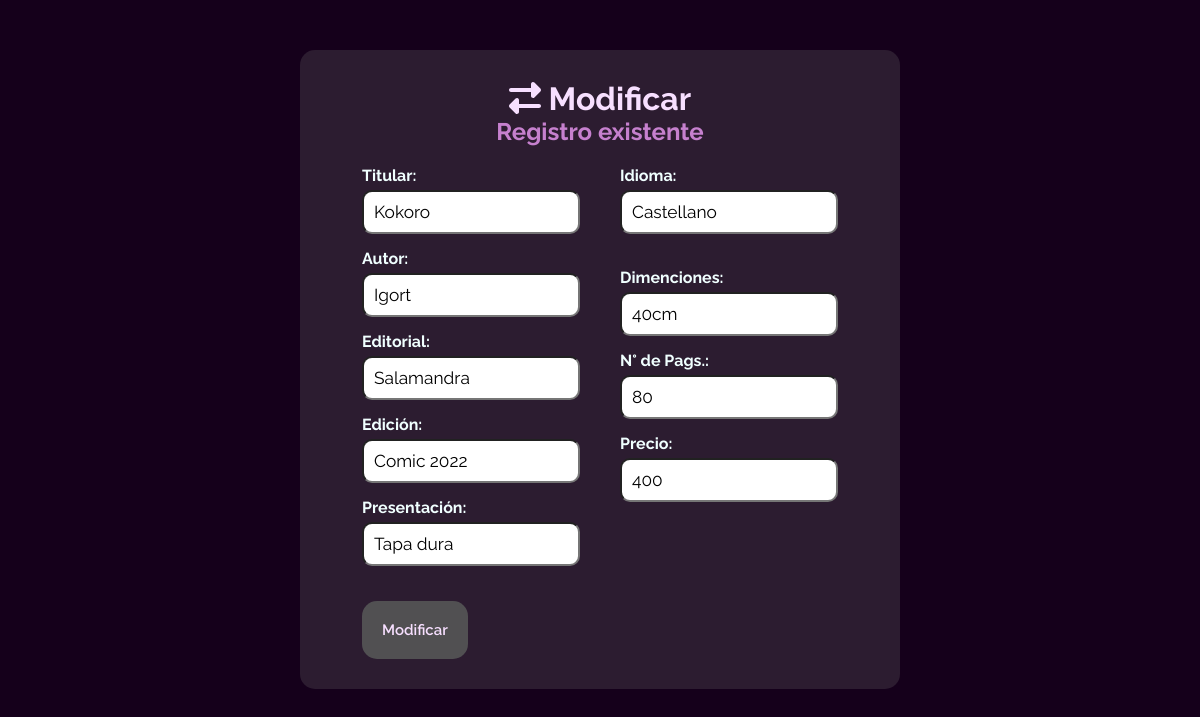
Page /index.php?c=books&a=modificar&id=5 on the committed database.
### tables this page shows
CREATE TABLE `books` (
  `id` int(11) NOT NULL,
  `titular` varchar(100) NOT NULL,
  `autor` varchar(100) NOT NULL,
  `publisher` text NOT NULL,
  `edicion` varchar(45) NOT NULL,
  `tipo_present` varchar(45) NOT NULL,
  `idioma` tinytext NOT NULL,
  `dimensiones` varchar(45) NOT NULL,
  `cant_pags` varchar(45) NOT NULL,
  `precio` decimal(10,0) NOT NULL
);

### Controllers/books.php (called while the page is built, shortened)
<?php
    class Bookscontroller{
        public function __construct(){
            require_once "Models/booksmodel.php";
        }
        public function modificar($id){
            $objBooks = new Books_model();
            $data ["id"]=$id;
            $data ["books"]= $objBooks->get_unicaFila($id);
            require_once "Views/books/books_modificar.php";
        }
    }
?>

### config/database_books.php (called while the page is built)
<?php
    class Connect {
       public static function connection() {
        $connection = new mysqli(
            "localhost",
            "root",
            "",
            "bookstore_project2"
        );
        return $connection;
       }
    }
?>

### Models/booksmodel.php (called while the page is built, shortened)
<?php
    class Books_Model{
        private $db;
        public function __construct(){
            $this->db = Connect::connection();
        }
        public function get_unicaFila($id){
            $query = "SELECT * FROM books WHERE id='$id' LIMIT 1";
            $resultado = $this->db->query($query);
            $row = $resultado->fetch_assoc();
            return $row;
        }
    }
?>

### Views/books/books_modificar.php (the view, shortened to what this page needs)
<!DOCTYPE html>
<html lang="en">
<head>
    <link rel="stylesheet" href="./Views/src/sass/main.css">
</head>
<body class="cuerpo">
<div class="content-form">
    <h1> <i class="fas fa-exchange-alt"> </i> Modificar</h1>
    <h2>Registro existente</h2>
        <form id="nuevo" name="nuevo" method="POST" action="index.php?c=books&a=actualizar" autocomplete="off">
            <div class="content2">
            <div class="izq">
            <h4> Titular:</h4>
            <input type="text" id="titular" name="titular" value="<?php echo $data["books"]["titular"] ?>">
            <h4> Autor:</h4>
            <input type="text" id="autor" name="autor" value="<?php echo $data["books"]["autor"] ?>">
            <h4> Editorial:</h4>
            <input type="text" id="publisher" name="publisher" value="<?php echo $data["books"]["publisher"] ?>">
            <h4> Edición:</h4>
            <input type="text" id="edicion" name="edicion" value="<?php echo $data["books"]["edicion"] ?>">
            <h4> Presentación:</h4>
            <input type="text" id="tipo_present" name="tipo_present" value="<?php echo $data["books"]["tipo_present"] ?>">
            </div>
            <div class="der">
            <h4> Idioma:</h4>
            <input type="text" id="idioma" name="idioma" value="<?php echo $data["books"]["idioma"] ?>"> <br><br>
            <h4> Dimenciones:</h4>
            <input type="text" id="dimensiones" name="dimensiones" value="<?php echo $data["books"]["dimensiones"] ?>">
            <h4> N° de Pags.:</h4>
            <input type="text" id="cant_pags" name="cant_pags" value="<?php echo $data["books"]["cant_pags"] ?>">
            <h4> Precio:</h4>
            <input type="number" transaction currency="dollar" id="precio" name="precio" value="<?php echo $data["books"]["precio"] ?>">
            </div>
            </div>
            <button id="guardar" name="guardar" type="submit">Modificar</button>
        </form>
</div>
</body>
</html>

### Views/src/sass/main.css (style rules this page uses)
* { padding: 0; margin: 0; box-sizing: border-box; font-family: "Raleway", sans-serif; color: #f7dfff; }
.cuerpo { background: #15001b; padding-top: 50px; padding-bottom: 50px; display: flex; flex-direction: column; align-items: center; }
h1 { font-family: "Raleway", sans-serif; color: #f7dfff; }
h2 { color: #c680ce; }
h4 { font-family: "Raleway", sans-serif; color: azure; }
.content-form { width: 50%; padding: 30px; background-color: #2c1c30; border-radius: 15px; display: flex; flex-direction: column; align-items: center; }
.content-form .content2 { display: flex; flex-direction: row; }
.content-form .content2 .izq, .content-form .content2 .der { margin: 20px 20px; }
form input { margin-top: 5px; margin-bottom: 15px; padding: 10px; color: black; font-size: 13pt; border-radius: 10px; }
form button { margin-left: 20px; padding: 20px; background-color: #515052; border-radius: 15px; border: none; font-size: 15px; font-weight: 600; }

### rows in the picture
books: titular "Kokoro", autor "Igort", publisher "Salamandra", edicion "Comic 2022", tipo_present "Tapa dura", idioma "Castellano", dimensiones "40cm", cant_pags "80", precio "400"
